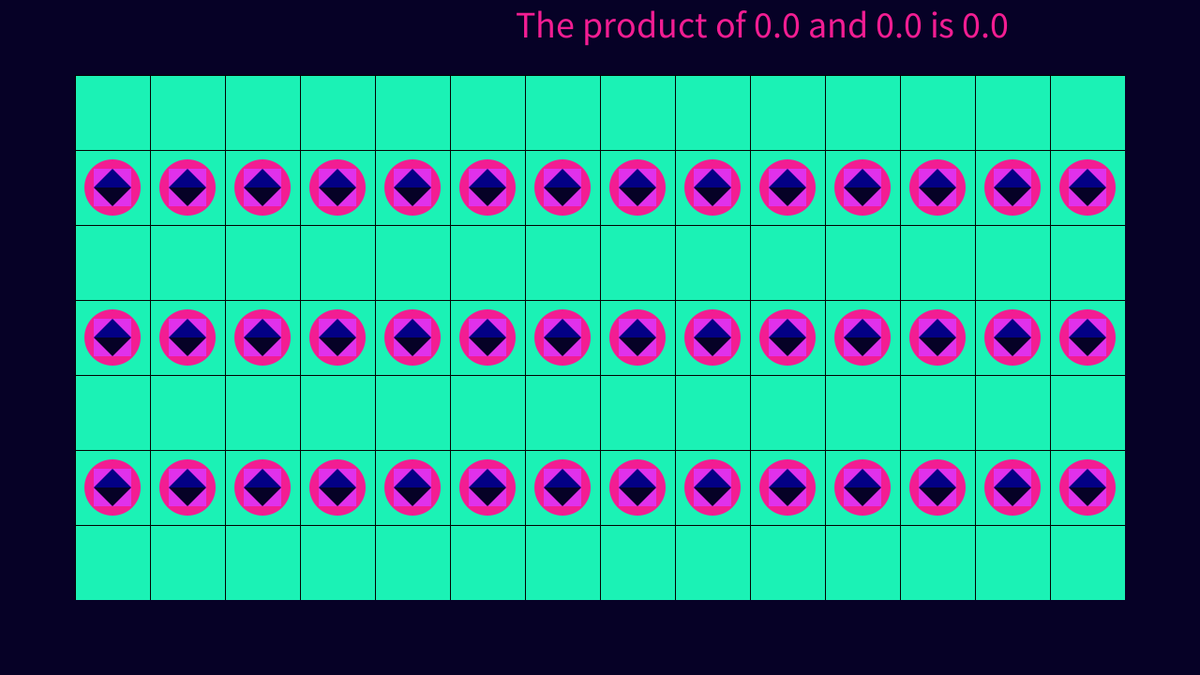
Frame 1 (no input)
Frame 60 (the mouse pressed at the canvas centre just before this capture): identical to frame 1, image omitted
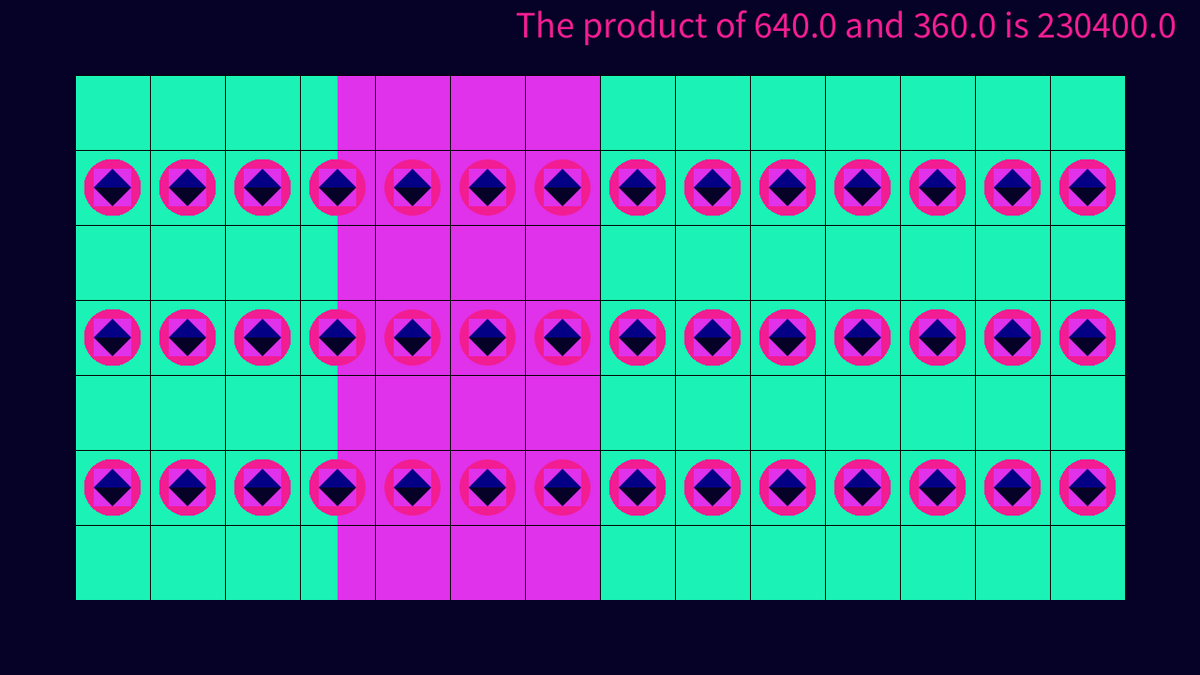
Frame 120 (the mouse held since frame 60 and released just before this capture)

The Processing sketch that drew these frames (run headless with seeded random() and noise(); from frame 60 on, the mouse is pressed at the canvas centre):

// Processing sketch: Assignment
// ── Assignment.pde
//defining the colour pallete and variables
int pink = #F21D92;
int purple = #E031EB;
int black = #060126;
int blue = #030085;
int teal = #1BF2B5;
int boxSize = 80;
float angle;

//setting the display and size
void setup() {
  surface.setLocation(0, 0);
  size(1280, 720);
  background(teal);
  angle = 0;
}

//setting the draw method
void draw() {
  mouseBackground();
  //drawing the line grid
   drawGrid();
  //drawing the repeated shape
  for ( int row = 0; row < 720; row += 160) {
    for (int count = 0; count < 1280; count += 80) {
      drawShapeOne(count+20, row+20, 40, 60);
    }
  }
  
  //printing student name and number to the screen
  mousePressed();
  
  //drawing the external frame
  frame();
  //method with return type
  mouseProduct();
  spinningRect();
}

//changing background colours depending on mouse location
void mouseBackground() {
  noStroke();
  if ((mouseX >80 && mouseX<360) && (mouseY >boxSize && mouseY <640)){
    fill(pink);
    rect(boxSize, boxSize, boxSize*3.5, boxSize*8); 
  }
  else if ((mouseX >=360 && mouseX <680)  && (mouseY >boxSize && mouseY <640)) {
   fill(purple);
   rect(boxSize*4.5, boxSize, boxSize*3.5, boxSize*8); 
  }
   else if ((mouseX >=680 && mouseX <920)  && (mouseY >boxSize && mouseY <640)) {
   fill(black);
   rect(boxSize*8, boxSize, boxSize*3.5, boxSize*8); 
  }
  else if ((mouseX >=920 && mouseX <1160)  && (mouseY >boxSize && mouseY <640)) {
   fill(blue);
   rect(boxSize*11.5, boxSize, boxSize*3.5, boxSize*8); 
  }
 else {
 fill(teal);
 rect(boxSize, boxSize, boxSize*14, boxSize*8); 
 }
}

//setting the drawGrid method
void drawGrid() {
  stroke(2);
  for (int i = boxSize; i <= width; i += boxSize) {
    line (i, 0, i, height);
    line (0, i, width, i);
  }
}

//save screenshot and method
void mouseClicked() {
  if (mouseButton == RIGHT) {
    screenShot();
  }
}

void screenShot() {
  save("img/shaunwalsh.png");
}

/*//print name and student number to screen
void mousePressed() {
 /* if (mouseButton == LEFT) {
    textSize(80);
    fill (255);
    text("SHAUN WALSH", 0, 80);
    textSize(80);
    fill (255);
    text("20005831", 960, 720);
  }
}*/

//doing some art
void drawShapeOne(int xCoord, int yCoord, int rectSize, int ellSize) {
  noStroke();
  fill(pink);
  ellipse(xCoord+20, yCoord+20, ellSize, ellSize);
  fill(purple);
  rect(xCoord, yCoord, rectSize, rectSize);
  fill(black);
  triangle(xCoord, yCoord+20, xCoord+20, yCoord+40, xCoord+40, yCoord+20);
  fill(blue);
  triangle(xCoord, yCoord+20, xCoord+20, yCoord, xCoord+40, yCoord+20);
}


//drawing a frame around the outer border
void frame() {
  int i = 0;
  int j = 0;
  int frameXCoordA = 0;
  int frameYCoordA= 0;
  int frameXCoordB= 0;
  int frameYCoordB= 0;
  while (i < 2) {
    fill(black);
    rect(frameXCoordA, frameYCoordA, 1280, 80);
    frameYCoordA += 640;
    i++;
    while (j < 2) {
      fill(black);
      rect (frameXCoordB, frameYCoordB, 80, 720);
      frameXCoordB +=1200;
      j++;
    }
  }
}

//method with return type
void mouseProduct()
{
  float a = mouseX;
  float b = mouseY;
  textSize(40);
  fill(pink);
  text ("The product of " + a + " and " + b + " is " + product (a, b), 550, 40);
}

float product (float num1, float num2) {
  return num1 * num2 ;
}

//drawing a ghost target
void spinningRect() {
  if ((mouseButton == LEFT && (mouseX<320 || mouseX >720))) {
    translate(640, 360);
    rotate(radians(angle));
    fill(teal,10);
    rectMode(CENTER);
    rect(0,0, boxSize, boxSize);
    rectMode(CORNER);
    rect(80,80, boxSize, boxSize);
    angle += 1;
   
  } 
}

// ── Reflection.pde
/* Reflection
Name : Shaun Walsh  

Student Number: 20005831

Part A - Mark (5/5)
-----------------------------

Comments: Examples of line comments can be found throughout the sketch, notably at lines 8, 14, 16, 18 and so on. A multiline comment can found from lines 1-6 

Indentation/formatting: All code has been autoformatted by processing 

Naming variables are meaningfully names, examples can be seen on lines 19 and 21, methods have been meaningfully named on lines 37, 41, 46, 52, 56, and throughout the sketch, using camelCase 

Readme Completed properly and included in submission
- Tells what to expect and how to use it.
- Highlights any issues.
- Includes link to the Adobe Color pallet.
highlighting the 5 colours used and white. 
- Sources used are referenced. 1

Reflection Completed properly and included in submission 

For part A I have answered all prerequisites in the detailed rubric for an excellent mark and have awarded myself 5/5 

Part B - Mark (2/2)
-----------------------------

I have sized the display window correctly so 1/2.
I have positioned the display window correctly so 1/2.

For part B I have answered all prerequisites in the detailed rubric for an excellent mark and have awarded myself 2/2

Part C - Mark (5/5)
-----------------------------

line 34 - draw() 
line 24 - setup()

Setup and draw are fully working for me, so I score myself 5/5

For part C I have answered all prerequisites in the detailed rubric for an excellent mark and have awarded myself 5/5

Part D - Mark (10/10)
-----------------------------

I have multiple if statements visble on lines 36, 51, 103, 170, 250
I have an if statment with multiple branches on line 210-216. 
I have a nested if statement on lines 74-86

For part D I have answered all prerequisites in the detailed rubric for an excellent mark and have awarded myself 10/10

Part E - Mark (20/20)
---------------------

I have for loops in my code at lines 95,

I have nested for loops at lines 44/45, 

I have a nested while loop at lines 134 and 139, 

For part E I have answered all prerequisites in the detailed rubric for an excellent mark and have awarded myself 20/20

Part F - Mark (20/20)
---------------------

I have bespoke methods im my sketch that don't have variables at line 73, called at line 56. 
At line 93, called at line 41. At line 109, called at line 104. At line 127, called at 76, 79, 72, 75, 78.
At line 169, called at line 52. At line 222, called at line 52. At line 244, called at 240. at 249, called at 37.


I have a bespoke method in my sketch that takes variables at line 114, called at line 46.

I have a bespoke method in my sketch the returns a variable at line 149, called at line 68.

For part F I have answered all prerequisites in the detailed rubric for an excellent mark and have awarded myself 20/20

Part G - Mark (10/10)
----------------

I have called numerous processing methods throughout the sketch, this includes:
background() at lines 30 and 251
save() at line 110
noStroke() at line 115
fill() at lines 116, 118, 120, 122
ellipse() at line 117
rect() at lines 119, 136, 141 
trianlge() at lines 121, 123
text() at line 156
textSize() at line 153
textAlign() at line 154
translate() at line 171
rotate() at line 172
rectMode() at lines 174, 176

For part G I have answered all prerequisites in the detailed rubric for an excellent mark and have awarded myself 10/10

Part H - Mark (10/10)
----------------

I have used the mouseDragged method at line 239 to call another method

I have used the mouseWheel method at line 164 to  call another method

I have used the mouseClicked method at lines 102

For part H I have answered all prerequisites in the detailed rubric for an excellent mark and have awarded myself 10/10

Part I - Mark (10/10)
----------------

I have used String methods at line 184 called at line 59
I have used String methods at line 193 called at line 62
I have used String methods at line 202 called at line 65

Within these methods I have also the .toUpperCase method at lines 188 and 206

For part I I have answered all prerequisites in the detailed rubric for an excellent mark and have awarded myself 10/10

Part J - Mark (3/3)

My program saves the display in a PNG file on a right mouse click 3/3

For part J I have answered all prerequisites in the detailed rubric for an excellent mark and have awarded myself 10/10

Part K - Mark (3/5)

Art is subjective, while I believe I have created a basic looking piece of art others may find it very visually appealing.
I enjoy the transition between the colours on the frame and how it follows the vaporwave theme.
I feel the main artistic value of this project is in how it encourages user interactivity within the sketch itself through mouse and keyboard methods
which creates a unique piece of art of upon every interaction from the user. 


Overall mark
5+2+5+10+20+20+10+10+10+10+3+3 = 98

*/

// ── readme.pde
/*
Name : 
Student Number:

Brief description of piece (1 or 2 sentences MAX):
===================================================



Adobe Color Palette Used:
=========================
- provide link to it here

{
go to creative cloud (top right when logged in)
visit https://assets.adobe.com/libraries
click relevant library
check relevant palette in top left of its thumbnail
clck the little 'share' icon top right, and get a link
}

- color 1: specifiy value here
- color 2: specifiy value here
- color 3: specifiy value here
- color 4: specifiy value here
- color 5: specifiy value here
- color WHITE: specifiy value of WHITE here

Instructions:
=============

state how to see any interactive features in your program here
e.g. press right mouse button to save PNG

Known bugs/problems:
====================

Any sources referred to during the development of the assignment.
You don't need to reference lecture/lab materials.
You do need to specify precisely any other sources.

i.e. processing.org is too generic. You need to be more specific 

e.g. https://processing.org/examples/bouncingball.html 
     or a page number from a book etc.
https://www2.cs.sfu.ca/CourseCentral/166/oshklars/translation_rotation.html#:~:text=17.3.&text=Processing%20uses%20the%20rotate(rad,rad%20values%20rotates%20counter%2Dclockwise.

*/
